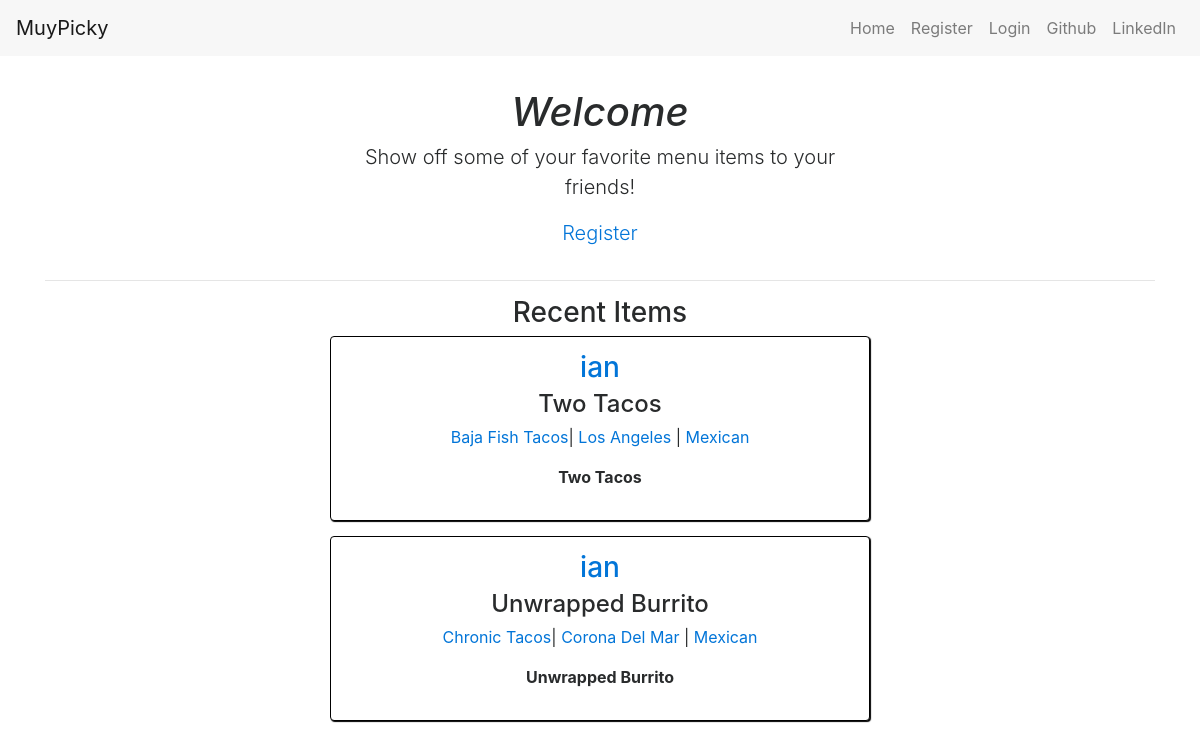
The app's page /, older data.
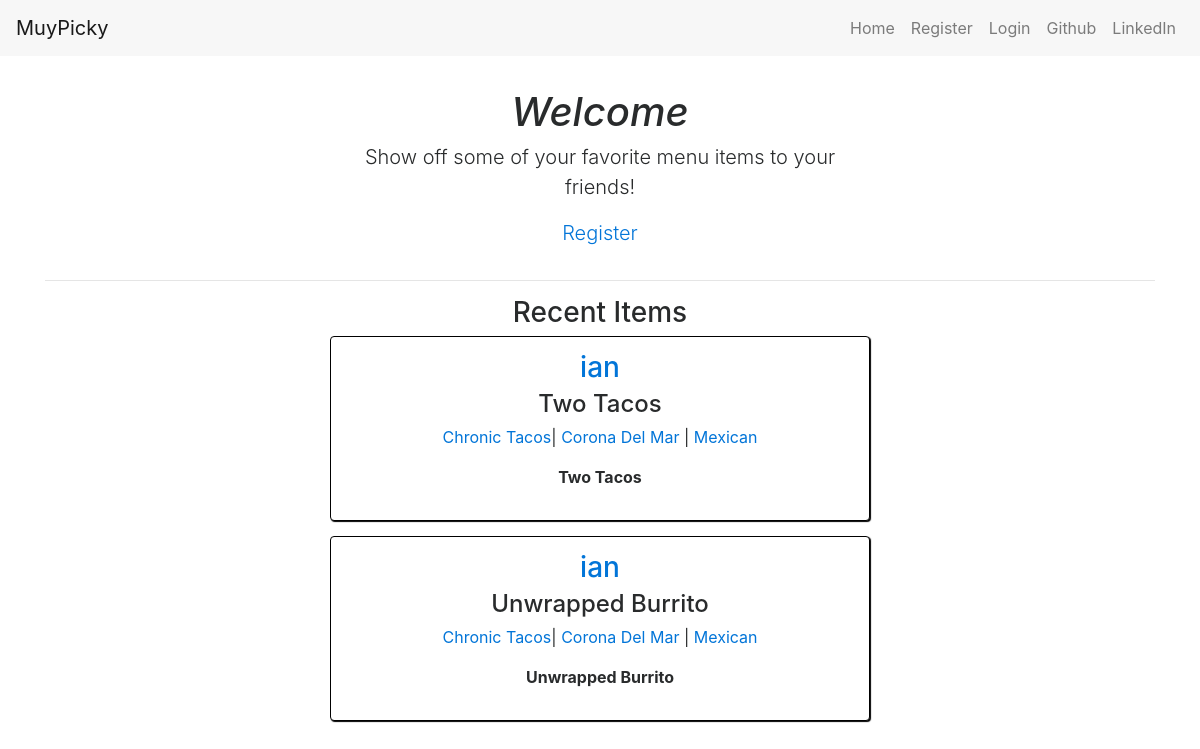
The same page, newer data.
### menus/models.py (models this page shows, shortened)
class Item(models.Model):
    user            = models.ForeignKey(settings.AUTH_USER_MODEL)
    restaurant      = models.ForeignKey(RestaurantLocation)
    name            = models.CharField(max_length=120)
    contents        = models.TextField(help_text="separate each item by comma")
    excludes        = models.TextField(blank=True, null=True, help_text="separate each item by comma")
    public          = models.BooleanField(default=True)
    timestamp       = models.DateTimeField(auto_now_add=True)
    updated         = models.DateTimeField(auto_now=True)
    class Meta:
        ordering = ['-updated', '-timestamp']

### muyPicky/models.py (models this page shows, shortened)
class RestaurantLocation(models.Model):
    owner       = models.ForeignKey(User)
    name        = models.CharField(max_length = 100)
    location    = models.CharField(max_length=100, null=True, blank=True)
    category    = models.CharField(max_length=100, null=True, blank=True, validators=[validate_category])
    description = models.TextField(default="")
    timestamp   = models.DateTimeField(auto_now_add=True)
    updated     = models.DateTimeField(auto_now=True)
    slug        = models.SlugField(null=True, blank=True)
    objects = RestaurantLocationManager() #add Mode.objects.all
    @property
    def title(self):
        return self.name

### menus/views.py (the view)
# urls.py: url(r'^$', HomeView.as_view(), name='home'),
class HomeView(View):
    def get(self, request, *args, **kwargs):
        if not request.user.is_authenticated():
            object_list = Item.objects.filter(public=True).order_by('-timestamp')
            return render(request, "home.html", {"object_list": object_list})
        user = request.user
        is_following_user_ids = [x.user.id for x in user.is_following.all()]
        qs = Item.objects.filter(user__id__in=is_following_user_ids, public=True).order_by("-updated")[:5]
        return render(request, "menus/home_feed.html", {'object_list': qs})

### templates/home.html (shortened to what this page needs)
{% extends 'base.html' %}
{% block content %}
    {% if not user.is_authenticated %}
        <div class="row">
            <div class="col-sm-6 offset-sm-3 text-center">
                <h1 class="font-italic">Welcome</h1>
                <p class="lead home-info">Show off some of your favorite menu items to your friends!</p>
                <p class="lead"><a href="{% url 'register' %}">Register</a></p>
            </div>
        </div>
        <hr />
        <div class="row">
            <div class="col-sm-6 offset-sm-3 text-center">
                <h3>Recent Items</h3>
                {% for obj in object_list %}
                    <div class="card restaurant">
                        <h3><a href='{% url "profile:detail" username=obj.user.username %}'>{{ obj.user.username }}</a></h3>
                        <h4>{{ obj.name }}</h4>
                        <p><a href='{% url "profile:detail" username=obj.user.username %}?q={{ obj.restaurant.title }}'>
                            {{ obj.restaurant.title }}</a>|
                            <a href='{% url "profile:detail" username=obj.user.username %}?q={{ obj.restaurant.location }}'>
                                {{ obj.restaurant.location }}</a> |
                            <a href='{% url "profile:detail" username=obj.user.username %}?q={{ obj.restaurant.category }}'>
                                {{ obj.restaurant.category }}</a></p>
                        <p>
                            <b>{{ obj.name }}</b>
                        </p>
                    </div>
                {% endfor %}
            </div>
        </div>
    {% endif %}
{% endblock content %}

Row changes from the older to the newer data that the page shows:
changed Item "Two Tacos": restaurant "Baja Fish Tacos" → "Chronic Tacos"; restaurant.location "Los Angeles" → "Corona Del Mar"
